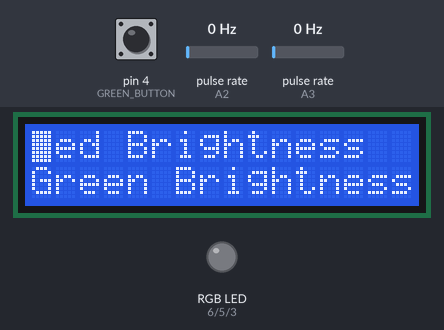
The sketch below on a simulated Arduino Uno, built with avr-gcc and run on an emulated ATmega328P. On the bench: 16×2 character LCD, an RGB LED mixed from three pins (HIGH = lit). Wiring (inferred from the names in the program): 2 × pulse sensor: data A2 / data A3. The test bench sets the inputs (shaded band); at power-on: pulse rate (sensors on A2, A3) 0 Hz, pin 4 (GREEN_BUTTON) HIGH. Dim RGB values are drawn brighter than linear.

Above: at 1.2 s.
1.3 s: pulse rate (sensor on A2) set to 102 Hz
At 1.81 s:
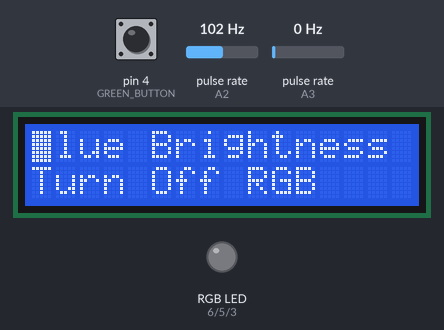
4.0 s: pin 4 (GREEN_BUTTON) pulled LOW for 0.15 s
At 4.8 s:
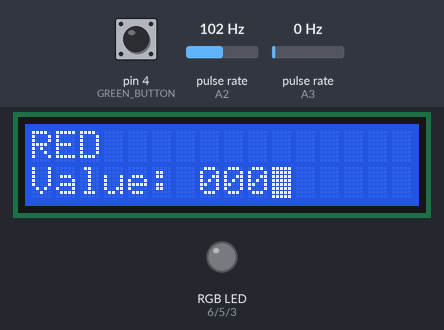
5.6 s: pulse rate (sensor on A3) set to 1 Hz
7.8 s: pin 4 (GREEN_BUTTON) pulled LOW for 1 s
At 8.89 s:
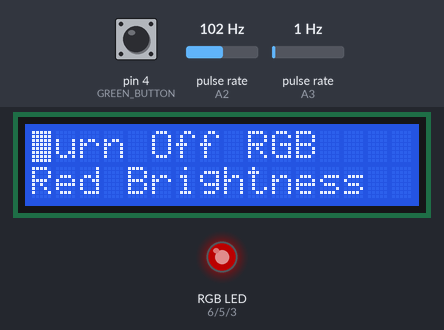
9.4 s: pin 4 (GREEN_BUTTON) pulled LOW for 0.15 s
At 10.0 s:
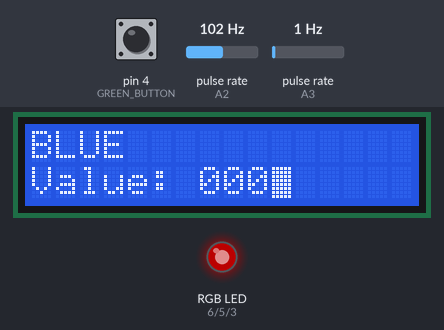
10.1 s: pin 4 (GREEN_BUTTON) pulled LOW for 3.2 s
At 11.29 s:
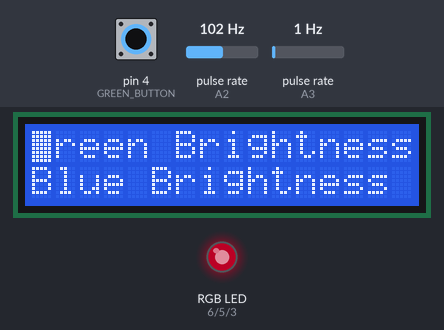
Timing chart, 0 to 13.1 s (numbered marks = the images above; inputs shaded):
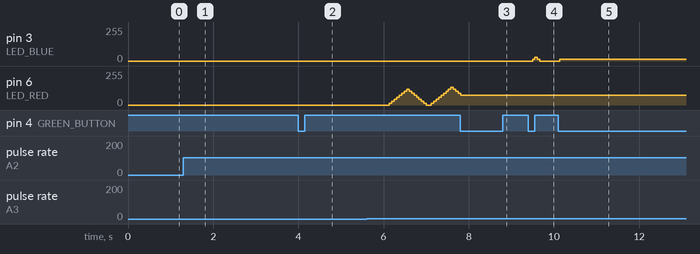

Measured:
- after the input at 1.3 s, the display: first changes at once (image 1 shows a later state)
- after the input at 4.0 s, the display: changes after 0.09 s (image 2)
- after the input at 7.8 s, pin 6 (LED_RED): goes on until 7.8 s, then stays 75/255; the display: first changes after 0.30 s (image 3 shows a later state)
- after the input at 9.4 s, pin 3 (LED_BLUE): 0/255 → 15/255 after 0.10 s, → 30/255 0.05 s later, → 15/255 0.05 s later, → 0/255 0.06 s later; the display: first changes after 0.10 s (image 4 shows a later state)
- after the input at 10.1 s, pin 3 (LED_BLUE): goes on until 10.1 s, then stays 15/255; the display: first changes after 0.08 s (image 5 shows a later state)

The sketch:

arduinoEncoder.ino
```cpp
#include <util/atomic.h>
#include <LiquidCrystal_I2C.h>

#define LED_RED 6
#define LED_GREEN 5
#define LED_BLUE 3
#define GREEN_BUTTON 4
#define ENCODER1 A2
#define ENCODER2 A3
#define DEBOUNCING_PERIOD 50

LiquidCrystal_I2C lcd(0x27, 16, 2);

int previousButtonState = HIGH;
bool buttonPressed = false;
volatile unsigned long buttonTimestamp = 0UL;
unsigned long previousButtonTimestamp = 0UL;
volatile unsigned long encoderTimestamp = 0UL;
unsigned long previousEncoderTimestamp = 0UL;

const char* menuItems[] = {"Red Brightness", "Green Brightness", "Blue Brightness", "Turn Off RGB"};
const int menuLength = 4;
int menuPosition = 0;

struct LEDState {
    int pin;
    int brightness;
};

LEDState redLed = {LED_RED, 0};
LEDState greenLed = {LED_GREEN, 0};
LEDState blueLed = {LED_BLUE, 0};

ISR(PCINT1_vect) {
    encoderTimestamp = millis();
}

ISR(PCINT2_vect) {
    buttonTimestamp = millis();
}

void initRGB() {
    pinMode(LED_RED, OUTPUT);
    pinMode(LED_GREEN, OUTPUT);
    pinMode(LED_BLUE, OUTPUT);
    analogWrite(LED_RED, 0);
    analogWrite(LED_GREEN, 0);
    analogWrite(LED_BLUE, 0);
    redLed.brightness = 0;
    blueLed.brightness = 0;
    greenLed.brightness = 0;
}

void updateRGB() {
    analogWrite(LED_RED, redLed.brightness);
    analogWrite(LED_GREEN, greenLed.brightness);
    analogWrite(LED_BLUE, blueLed.brightness);
}

void displayMenu() {
    lcd.clear();
    lcd.setCursor(0, 0);
    lcd.print(menuItems[menuPosition]);
    lcd.setCursor(0, 1);
    lcd.print(menuItems[(menuPosition + 1) % menuLength]);
    lcd.setCursor(0, 0);
    lcd.cursor();
    lcd.blink();
}

void printAdjustBrightnessMenu(LEDState &led) {
    lcd.clear();
    lcd.setCursor(0, 0);
    if (led.pin == LED_RED)
        lcd.print("RED");
    else if (led.pin == LED_GREEN)
        lcd.print("GREEN");
    else
        lcd.print("BLUE");
    lcd.setCursor(0, 1);
    lcd.print("Value: ");
    alignAndPrintNumbers(led);
}

void alignAndPrintNumbers(LEDState &led) {
    lcd.setCursor(7, 1);
    if (led.brightness < 100) {
        lcd.print("0");
        if (led.brightness == 0)
            lcd.print("0");
    }
    lcd.print(led.brightness);
}

void changeBrightnessValue(LEDState &led) {
  unsigned long timestamp;
      int enc1 = digitalRead(ENCODER1);
      int enc2 = digitalRead(ENCODER2);

      ATOMIC_BLOCK(ATOMIC_RESTORESTATE) {
          timestamp = encoderTimestamp;
      }

      if (enc1 == LOW && timestamp - previousEncoderTimestamp > DEBOUNCING_PERIOD) {
          if (enc2 == HIGH)
              led.brightness = min(255, led.brightness + 15);
          else
              led.brightness = max(0, led.brightness - 15);

          updateRGB();
          alignAndPrintNumbers(led);

          previousEncoderTimestamp = timestamp;
      }
}

void adjustBrightness(LEDState &led) {
    printAdjustBrightnessMenu(led);

    while (!buttonPressed) {
      changeBrightnessValue(led);
      wasButtonPressed();
    }

    buttonPressed = false;
    displayMenu();
}

void wasButtonPressed() {
    unsigned long timestamp;

    ATOMIC_BLOCK(ATOMIC_RESTORESTATE) {
        timestamp = buttonTimestamp;
    }

    if (digitalRead(GREEN_BUTTON) == LOW && previousButtonState == HIGH) {
        if (timestamp != previousButtonTimestamp && millis() - timestamp > DEBOUNCING_PERIOD) {
          buttonPressed = true;
          previousButtonState = LOW;
          previousButtonTimestamp = timestamp;
        }
    } else if (digitalRead(GREEN_BUTTON) == HIGH && previousButtonState == LOW) {
        if (timestamp != previousButtonTimestamp && millis() - timestamp > DEBOUNCING_PERIOD) {
          previousButtonState = HIGH;
          previousButtonTimestamp = timestamp;
        }
    }
}

void changeMenuPosition() {
    unsigned long timestamp;
    int enc1 = digitalRead(ENCODER1);
    int enc2 = digitalRead(ENCODER2);

    ATOMIC_BLOCK(ATOMIC_RESTORESTATE) {
        timestamp = encoderTimestamp;
    }

    if (enc1 == LOW && timestamp - previousEncoderTimestamp > DEBOUNCING_PERIOD) {
        menuPosition = (enc2 == HIGH) ? (menuPosition + 1) % menuLength : (menuPosition - 1 + menuLength) % menuLength;
        displayMenu();
        previousEncoderTimestamp = timestamp;
    }
}

void selectMenuPosition() {
    wasButtonPressed();
    if (buttonPressed) {
      buttonPressed = false;
      switch (menuPosition) {
          case 0: adjustBrightness(redLed); break;
          case 1: adjustBrightness(greenLed); break;
          case 2: adjustBrightness(blueLed); break;
          case 3: initRGB(); break;
      }
    }
}

void setup() {
    pinMode(ENCODER1, INPUT_PULLUP);
    pinMode(ENCODER2, INPUT_PULLUP);
    pinMode(GREEN_BUTTON, INPUT_PULLUP);

    lcd.init();
    lcd.backlight();
    displayMenu();

    PCICR |= (1 << PCIE1) | (1 << PCIE2);
    PCMSK1 |= (1 << PCINT10) | (1 << PCINT11);
    PCMSK2 |= (1 << PCINT20);

    initRGB();
}

void loop() {
    changeMenuPosition();
    selectMenuPosition();
}
```
